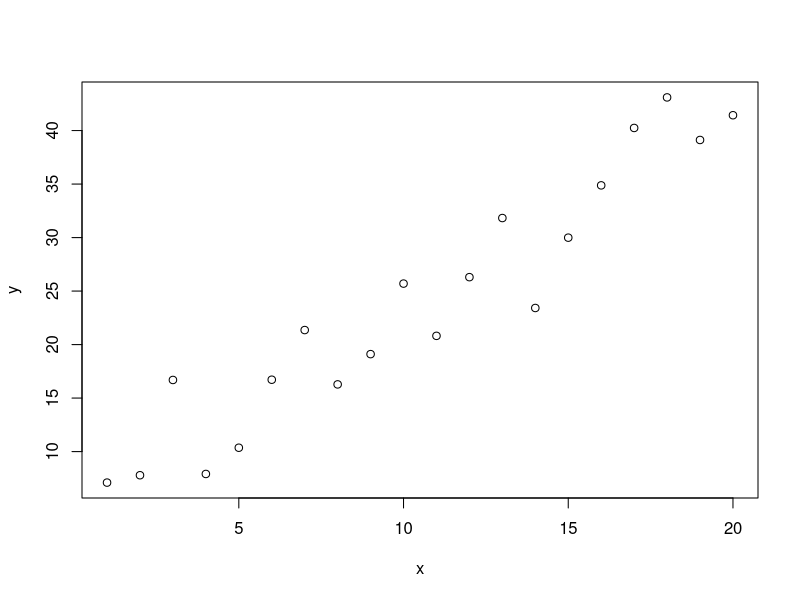
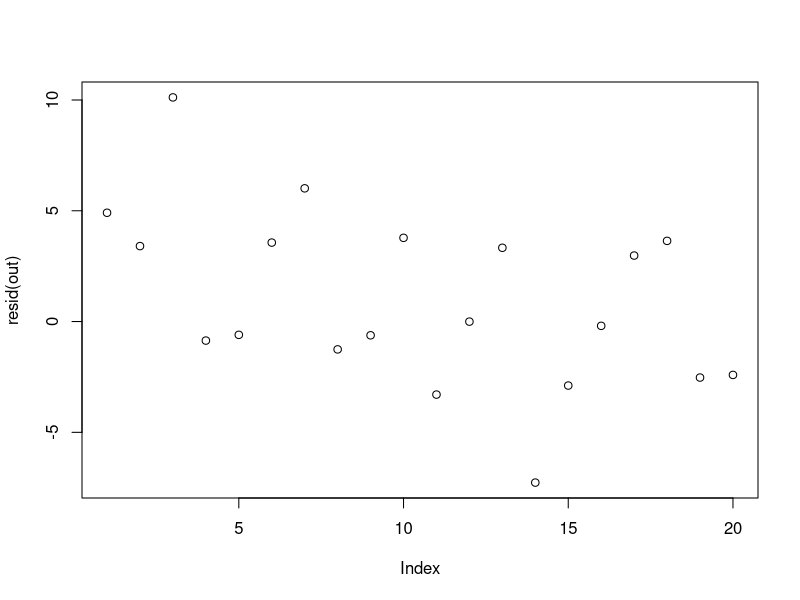
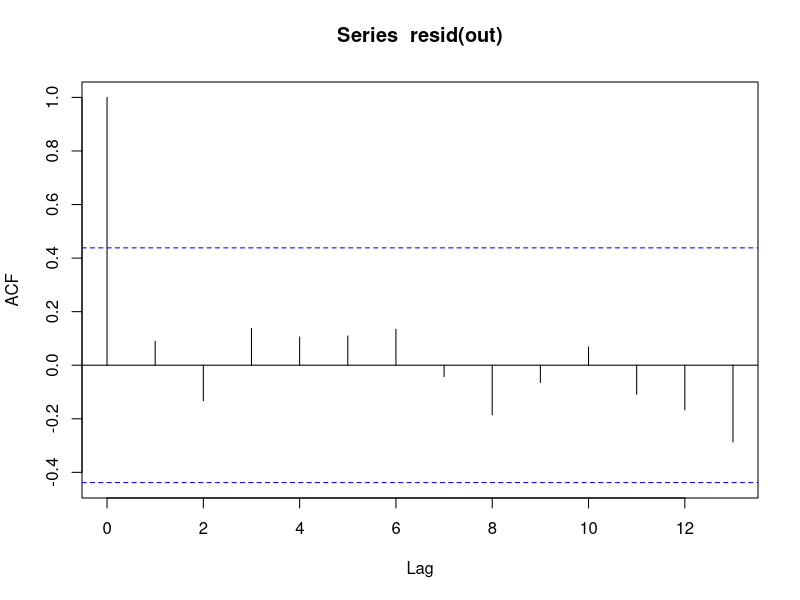

Reproduce these figures in R, in order.
x<- 1:20
a <- 4
y <- seq(4,by=2,length=20) + a*rnorm(20)
out <- lm(y~x-1)
plot(x,y)
summary(out)
plot(resid(out))
c <- coefficients(out)
acf(resid(out))
resid <- resid(out)
simple <- as.numeric(resid)

